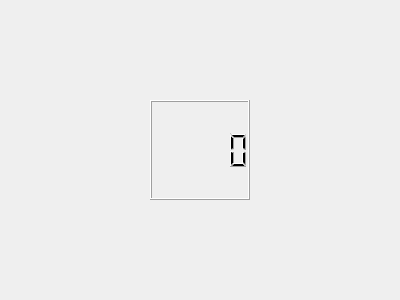
<?xml version="1.0" encoding="UTF-8"?>
<ui version="4.0">
 <class>widgget</class>
 <widget class="QWidget" name="widgget">
  <property name="geometry">
   <rect>
    <x>0</x>
    <y>0</y>
    <width>400</width>
    <height>300</height>
   </rect>
  </property>
  <property name="sizePolicy">
   <sizepolicy hsizetype="Preferred" vsizetype="Preferred">
    <horstretch>100</horstretch>
    <verstretch>100</verstretch>
   </sizepolicy>
  </property>
  <property name="minimumSize">
   <size>
    <width>100</width>
    <height>100</height>
   </size>
  </property>
  <property name="windowTitle">
   <string>Form</string>
  </property>
  <layout class="QHBoxLayout" name="horizontalLayout">
   <item>
    <widget class="QLCDNumber" name="lcdNumber">
     <property name="minimumSize">
      <size>
       <width>100</width>
       <height>100</height>
      </size>
     </property>
     <property name="maximumSize">
      <size>
       <width>100</width>
       <height>100</height>
      </size>
     </property>
    </widget>
   </item>
  </layout>
 </widget>
 <resources/>
 <connections/>
</ui>
